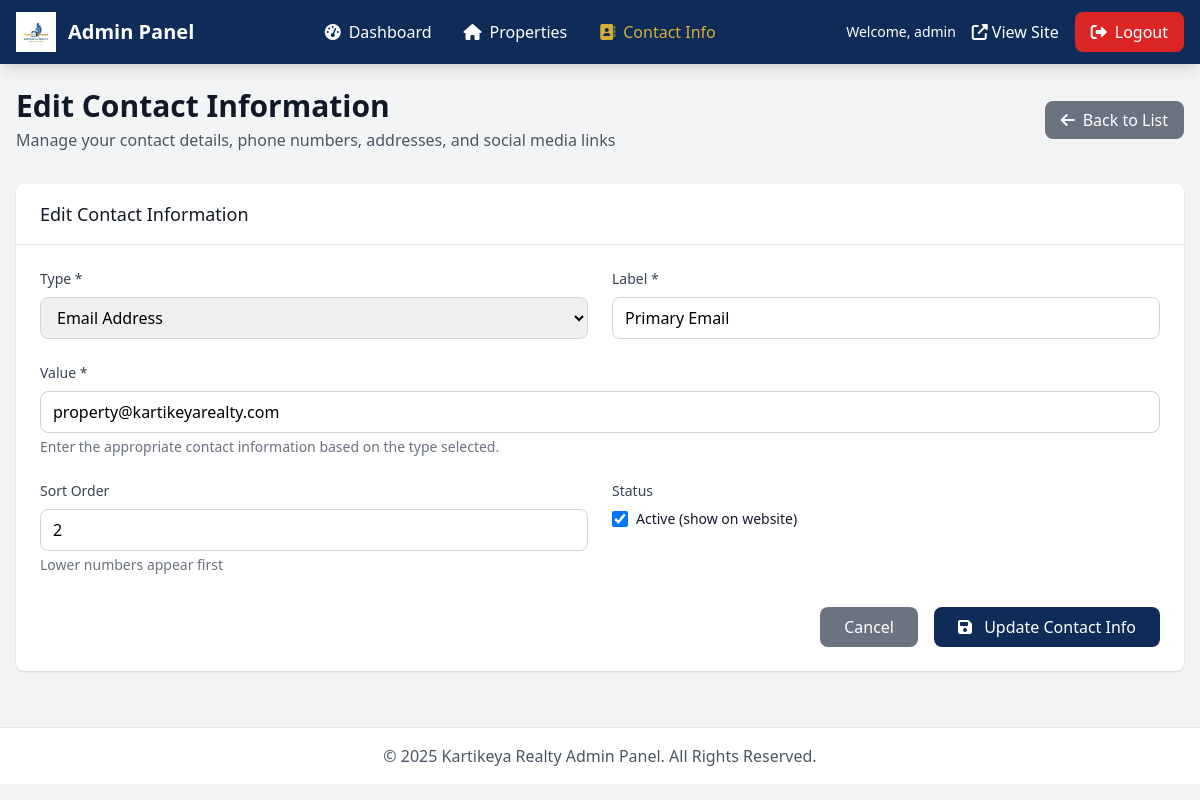
The app's page /admin/contact-info.php?action=edit&id=3 (signed in) with its own data.
### tables this page shows
CREATE TABLE contact_info (
                    id INTEGER PRIMARY KEY AUTOINCREMENT,
                    type VARCHAR(50) NOT NULL,
                    label VARCHAR(100) NOT NULL,
                    value VARCHAR(255) NOT NULL,
                    is_active BOOLEAN DEFAULT 1,
                    sort_order INTEGER DEFAULT 0,
                    created_at DATETIME DEFAULT CURRENT_TIMESTAMP,
                    updated_at DATETIME DEFAULT CURRENT_TIMESTAMP
                );

### admin/contact-info.php (the view, shortened to what the rows shown need)
<?php
require_once 'includes/header.php';
require_once 'includes/contact-functions.php';
$contactManager = new ContactManager();
$action = $_GET['action'] ?? 'list';
$contact_id = $_GET['id'] ?? null;
$contact = null;
if ($action === 'edit' && $contact_id) {
    $contact = $contactManager->getContactInfo($contact_id);
}
$contacts = [];
$contact_counts = [];
?>
<div class="max-w-7xl mx-auto py-6 px-4">
    <div class="md:flex md:items-center md:justify-between mb-8">
        <div class="flex-1 min-w-0">
            <h1 class="text-3xl font-bold text-gray-900">
                <?php
                echo $action === 'add' ? 'Add Contact Information' :
                     ($action === 'edit' ? 'Edit Contact Information' : 'Contact Information Management');
                ?>
            </h1>
        </div>
    </div>
    <?php if ($action === 'list'): ?>
        <div class="grid grid-cols-1 md:grid-cols-4 gap-6 mb-8">
            <?php
            $type_icons = [
                'phone' => 'fas fa-phone',
                'email' => 'fas fa-envelope',
                'address' => 'fas fa-map-marker-alt',
                'social' => 'fab fa-share-alt'
            ];
            $type_colors = [
                'phone' => 'bg-blue-500',
                'email' => 'bg-green-500',
                'address' => 'bg-yellow-500',
                'social' => 'bg-purple-500'
            ];
            foreach (['phone', 'email', 'address', 'social'] as $type):
                $count = $contact_counts[$type] ?? ['total' => 0, 'active' => 0];
            ?>
                <div class="bg-white overflow-hidden shadow rounded-lg">
                    <div class="p-5">
                        <div class="flex items-center">
                            <div class="flex-shrink-0">
                                <div class="w-8 h-8 <?php echo $type_colors[$type]; ?> rounded-md flex items-center justify-center">
                                    <i class="<?php echo $type_icons[$type]; ?> text-white text-sm"></i>
                                </div>
                            </div>
                            <div class="ml-5 w-0 flex-1">
                                <dl>
                                    <dt class="text-sm font-medium text-gray-500 truncate"><?php echo ucfirst($type); ?></dt>
                                    <dd class="text-lg font-medium text-gray-900"><?php echo $count['active']; ?>/<?php echo $count['total']; ?></dd>
                                </dl>
                            </div>
                        </div>
                    </div>
                </div>
            <?php endforeach; ?>
        </div>
        <div class="bg-white shadow rounded-lg overflow-hidden">
            <div class="px-6 py-4 border-b border-gray-200">
                <h3 class="text-lg font-medium text-gray-900">All Contact Information (<?php echo count($contacts); ?>)</h3>
            </div>
            <?php if (empty($contacts)): ?>
                <div class="text-center py-12">
                    <i class="fas fa-address-book text-gray-400 text-4xl mb-4"></i>
                    <h3 class="text-lg font-medium text-gray-900 mb-2">No Contact Information Found</h3>
                    <p class="text-gray-500 mb-6">Get started by adding your contact details.</p>
                    <a href="contact-info.php?action=add" class="bg-primary hover:bg-secondary text-white font-medium py-2 px-4 rounded-lg transition duration-300">
                        <i class="fas fa-plus mr-2"></i>Add Contact Info
                    </a>
                </div>
            <?php else: ?>
                <div class="overflow-x-auto">
                    <table class="min-w-full divide-y divide-gray-200">
                        <thead class="bg-gray-50">
                            <tr>
                                <th class="px-6 py-3 text-left text-xs font-medium text-gray-500 uppercase tracking-wider">Type</th>
                                <th class="px-6 py-3 text-left text-xs font-medium text-gray-500 uppercase tracking-wider">Label</th>
                                <th class="px-6 py-3 text-left text-xs font-medium text-gray-500 uppercase tracking-wider">Value</th>
                                <th class="px-6 py-3 text-left text-xs font-medium text-gray-500 uppercase tracking-wider">Status</th>
                                <th class="px-6 py-3 text-left text-xs font-medium text-gray-500 uppercase tracking-wider">Order</th>
                                <th class="px-6 py-3 text-left text-xs font-medium text-gray-500 uppercase tracking-wider">Actions</th>
                            </tr>
                        </thead>
                        <tbody class="bg-white divide-y divide-gray-200">
                            <?php foreach ($contacts as $info): ?>
                                <tr class="hover:bg-gray-50">
                                    <td class="px-6 py-4 whitespace-nowrap">
                                        <div class="flex items-center">
                                            <div class="flex-shrink-0 w-8 h-8 <?php echo $type_colors[$info['type']] ?? 'bg-gray-500'; ?> rounded-md flex items-center justify-center mr-3">
                                                <i class="<?php echo $type_icons[$info['type']] ?? 'fas fa-info'; ?> text-white text-sm"></i>
                                            </div>
                                            <span class="inline-flex items-center px-2.5 py-0.5 rounded-full text-xs font-medium bg-gray-100 text-gray-800">
                                                <?php echo ucfirst(htmlspecialchars($info['type'])); ?>
                                            </span>
                                        </div>
                                    </td>
                                    <td class="px-6 py-4 whitespace-nowrap">
                                        <div class="text-sm font-medium text-gray-900"><?php echo htmlspecialchars($info['label']); ?></div>
                                    </td>
                                    <td class="px-6 py-4">
                                        <div class="text-sm text-gray-900 max-w-xs truncate">
                                            <?php if ($info['type'] === 'email'): ?>
                                                <a href="mailto:<?php echo htmlspecialchars($info['value']); ?>" class="text-primary hover:text-secondary">
                                                    <?php echo htmlspecialchars($info['value']); ?>
                                                </a>
                                            <?php elseif ($info['type'] === 'phone'): ?>
                                                <a href="tel:<?php echo htmlspecialchars($info['value']); ?>" class="text-primary hover:text-secondary">
                                                    <?php echo htmlspecialchars($info['value']); ?>
                                                </a>
                                            <?php elseif ($info['type'] === 'social' && $info['value'] !== '#'): ?>
                                                <a href="<?php echo htmlspecialchars($info['value']); ?>" target="_blank" class="text-primary hover:text-secondary">
                                                    <?php echo htmlspecialchars($info['value']); ?>
                                                </a>
                                            <?php else: ?>
                                                <?php echo htmlspecialchars($info['value']); ?>
                                            <?php endif; ?>
                                        </div>
                                    </td>
                                    <td class="px-6 py-4 whitespace-nowrap">
                                        <span class="inline-flex items-center px-2.5 py-0.5 rounded-full text-xs font-medium
                                            <?php echo $info['is_active'] ? 'bg-green-100 text-green-800' : 'bg-red-100 text-red-800'; ?>">
                                            <?php echo $info['is_active'] ? 'Active' : 'Inactive'; ?>
                                        </span>
                                    </td>
                                    <td class="px-6 py-4 whitespace-nowrap text-sm text-gray-900">
                                        <?php echo $info['sort_order']; ?>
                                    </td>
                                    <td class="px-6 py-4 whitespace-nowrap text-sm font-medium">
                                        <div class="flex space-x-2">
                                            <a href="contact-info.php?action=edit&id=<?php echo $info['id']; ?>" class="text-primary hover:text-secondary">
                                                <i class="fas fa-edit"></i>
                                            </a>
                                            <a href="contact-info.php?action=delete&id=<?php echo $info['id']; ?>"
                                               class="text-red-600 hover:text-red-900"
                                               onclick="return confirm('Are you sure you want to delete this contact information? This action cannot be undone.')">
                                                <i class="fas fa-trash"></i>
                                            </a>
                                        </div>
                                    </td>
                                </tr>
                            <?php endforeach; ?>
                        </tbody>
                    </table>
                </div>
            <?php endif; ?>
        </div>
    <?php elseif ($action === 'add' || $action === 'edit'): ?>
        <div class="bg-white shadow rounded-lg">
            <div class="px-6 py-4 border-b border-gray-200">
                <h3 class="text-lg font-medium text-gray-900">
                    <?php echo $action === 'add' ? 'Add New Contact Information' : 'Edit Contact Information'; ?>
                </h3>
            </div>
            <form method="POST" class="p-6">
                <div class="grid grid-cols-1 md:grid-cols-2 gap-6">
                    <div>
                        <label for="type" class="block text-sm font-medium text-gray-700 mb-2">Type *</label>
                        <select id="type" name="type" required
                                class="w-full px-3 py-2 border border-gray-300 rounded-lg focus:outline-none focus:ring-2 focus:ring-primary focus:border-transparent">
                            <?php
                            $types = [
                                'phone' => 'Phone Number',
                                'email' => 'Email Address',
                                'address' => 'Address',
                                'social' => 'Social Media'
                            ];
                            $selected_type = $contact['type'] ?? $_POST['type'] ?? '';
                            foreach ($types as $value => $label):
                            ?>
                                <option value="<?php echo $value; ?>" <?php echo $selected_type === $value ? 'selected' : ''; ?>>
                                    <?php echo $label; ?>
                                </option>
                            <?php endforeach; ?>
                        </select>
                    </div>
                    <div>
                        <label for="label" class="block text-sm font-medium text-gray-700 mb-2">Label *</label>
                        <input type="text" id="label" name="label" required
                               placeholder="e.g., Primary Phone, Faridabad Office, Facebook"
                               class="w-full px-3 py-2 border border-gray-300 rounded-lg focus:outline-none focus:ring-2 focus:ring-primary focus:border-transparent"
                               value="<?php echo htmlspecialchars($contact['label'] ?? $_POST['label'] ?? ''); ?>">
                    </div>
                    <div class="md:col-span-2">
                        <label for="value" class="block text-sm font-medium text-gray-700 mb-2">Value *</label>
                        <input type="text" id="value" name="value" required
                               placeholder="Enter the contact information"
                               class="w-full px-3 py-2 border border-gray-300 rounded-lg focus:outline-none focus:ring-2 focus:ring-primary focus:border-transparent"
                               value="<?php echo htmlspecialchars($contact['value'] ?? $_POST['value'] ?? ''); ?>">
                        <p class="text-sm text-gray-500 mt-1" id="value-help">
                            Enter the appropriate contact information based on the type selected.
                        </p>
                    </div>
                    <div>
                        <label for="sort_order" class="block text-sm font-medium text-gray-700 mb-2">Sort Order</label>
                        <input type="number" id="sort_order" name="sort_order" min="0"
                               placeholder="0"
                               class="w-full px-3 py-2 border border-gray-300 rounded-lg focus:outline-none focus:ring-2 focus:ring-primary focus:border-transparent"
                               value="<?php echo htmlspecialchars($contact['sort_order'] ?? $_POST['sort_order'] ?? '0'); ?>">
                        <p class="text-sm text-gray-500 mt-1">Lower numbers appear first</p>
                    </div>
                    <div>
                        <label class="block text-sm font-medium text-gray-700 mb-2">Status</label>
                        <div class="flex items-center">
                            <input type="checkbox" id="is_active" name="is_active" value="1"
                                   class="h-4 w-4 text-primary focus:ring-primary border-gray-300 rounded"
                                   <?php echo (!isset($contact) || $contact['is_active']) ? 'checked' : ''; ?>>
                            <label for="is_active" class="ml-2 block text-sm text-gray-900">
                                Active (show on website)
                            </label>
                        </div>
                    </div>
                </div>
                <div class="mt-8 flex justify-end space-x-4">
                    <a href="contact-info.php" class="bg-gray-500 hover:bg-gray-600 text-white font-medium py-2 px-6 rounded-lg transition duration-300">
                        Cancel
                    </a>
                    <button type="submit" class="bg-primary hover:bg-secondary text-white font-medium py-2 px-6 rounded-lg transition duration-300">
                        <i class="fas fa-save mr-2"></i>
                        <?php echo $action === 'add' ? 'Add Contact Info' : 'Update Contact Info'; ?>
                    </button>
                </div>
            </form>
        </div>
    <?php endif; ?>
</div>
<?php require_once 'includes/footer.php'; ?>

### records on screen
contact_info: type "Email Address", label "Primary Email", value "property@kartikeyarealty.com", sort_order "2", is_active "☑"

### other values on screen
$auth->getAdminUsername() "admin"
